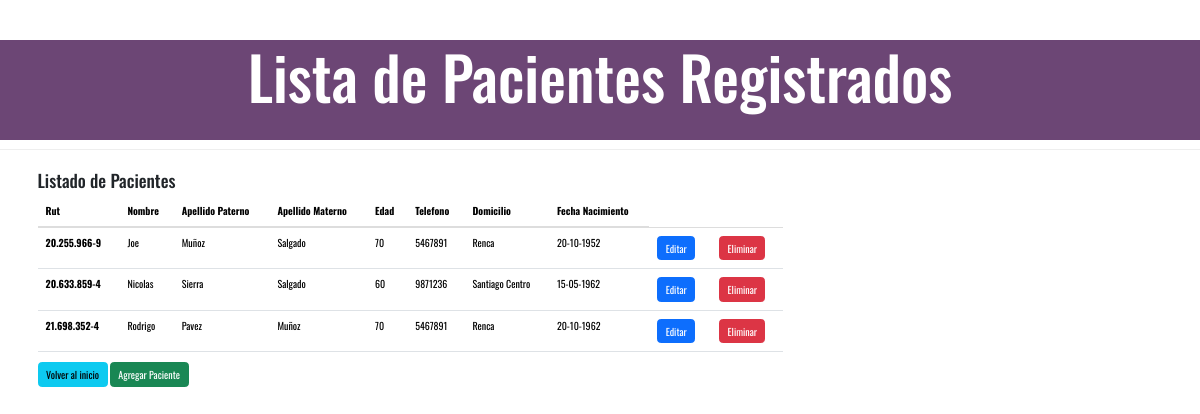
The app's page /paciente/list_pacientes with its own data.
### Paciente/models.py (models this page shows, shortened)
class Paciente(models.Model):
    rut = models.CharField(max_length=15)
    nombre = models.CharField(max_length=50)
    apellido_paterno = models.CharField(max_length=50)
    apellido_materno = models.CharField(max_length=50)
    edad = models.IntegerField()
    telefono = models.CharField(max_length=20)
    domicilio = models.TextField()
    fecha_nacimiento = models.TextField(max_length=10)

### Paciente/views.py (the view)
# urls.py: path('list_pacientes', views.CarreraList.as_view(), name="list_pacientes"),
class CarreraList(ListView):
    model = Paciente
    template_name = 'Registro/list_carreras.html'

### templates/Registro/list_carreras.html
{% extends 'Registro/base.html' %}
{% block titulo_principal %}
<div class="head">
<div id="titulo_pagina" ><h3>Lista de Pacientes Registrados</h3></div>
</div>
{% endblock %}
{% block content %}
  <h3>Listado de Pacientes</h3>
{% if object_list %}
<table class="table table-hover">
  <thead>
    <tr>
      <th>Rut</th>
      <th>Nombre</th>
      <th>Apellido Paterno</th>
      <th>Apellido Materno</th>
      <th>Edad</th>
      <th>Telefono</th>
      <th>Domicilio</th>
      <th>Fecha Nacimiento</th>
    </tr>
  </thead>
  <tbody>
    {% for pacientes in object_list %}
    <tr>
      <th scope="row">{{ pacientes.rut }}</th>
      <td>{{ pacientes.nombre }}</td>
      <td>{{pacientes.apellido_paterno}}</td>
      <td>{{ pacientes.apellido_materno }}</td>
      <td>{{ pacientes.edad }}</td>
      <td>{{ pacientes.telefono }}</td>
      <td>{{ pacientes.domicilio }}</td>
      <td>{{ pacientes.fecha_nacimiento }}</td>
      <td>
        <a class="btn btn-primary" href="{% url 'update_pacientes' pacientes.id %}"
          >Editar</a
        >
      </td>
      <td>
        <a class="btn btn-danger" href="{% url 'del_pacientes' pacientes.id %}"
          >Eliminar</a
        >
      </td>
    </tr>
    {% endfor %}
  </tbody>
</table>
<a href="{% url 'home' %} " class="btn btn-info">Volver al inicio</a>
<a href="{% url 'add_pacientes' %}" class="btn btn-success">Agregar Paciente</a>
{% else %}
<h1>No hay registros de paciente</h1>
<a href="{% url 'home' %} " class="btn btn-info">Volver al inicio</a>
<a href="{% url 'add_pacientes' %}" class="btn btn-success">Agregar Paciente</a>
{% endif %} {% endblock %}

### templates/Registro/base.html (shortened to what this page needs)
{% load static %}
<!DOCTYPE html>
<html lang="en">
<head>
    <link rel="stylesheet" href="//maxcdn.bootstrapcdn.com/bootstrap/3.2.0/css/bootstrap.min.css">
    <link rel="stylesheet" href="{% static 'css/estilos.css' %}">
    <link rel="stylesheet" href="{% static 'css/bootstrap.min.css' %}">
</head>
<body>
    <div class="page-header">
        {% block titulo_principal %}{% endblock %}
    </div>
    <div class="content container">
        <div class="row">
            <div class="col-md-8">
                {% block content %} {% endblock %}
            </div>
        </div>
    </div>
</body>
</html>

### static/css/estilos.css (style rules this page uses)
* { font-family: 'Oswald', sans-serif; }
#titulo_pagina { text-align: center; }
.head { background-color: #6c4675; color: white; height: 100px; }
#titulo_pagina h3 { text-align: center; font-size: 60px; }

### records on screen
Paciente: rut "20.255.966-9", nombre "Joe", apellido_paterno "Muñoz", apellido_materno "Salgado", edad "70", telefono "5467891", domicilio "Renca", fecha_nacimiento "20-10-1952"
Paciente: rut "20.633.859-4", nombre "Nicolas", apellido_paterno "Sierra", apellido_materno "Salgado", edad "60", telefono "9871236", domicilio "Santiago Centro", fecha_nacimiento "15-05-1962"
Paciente: rut "21.698.352-4", nombre "Rodrigo", apellido_paterno "Pavez", apellido_materno "Muñoz", edad "70", telefono "5467891", domicilio "Renca", fecha_nacimiento "20-10-1962"
